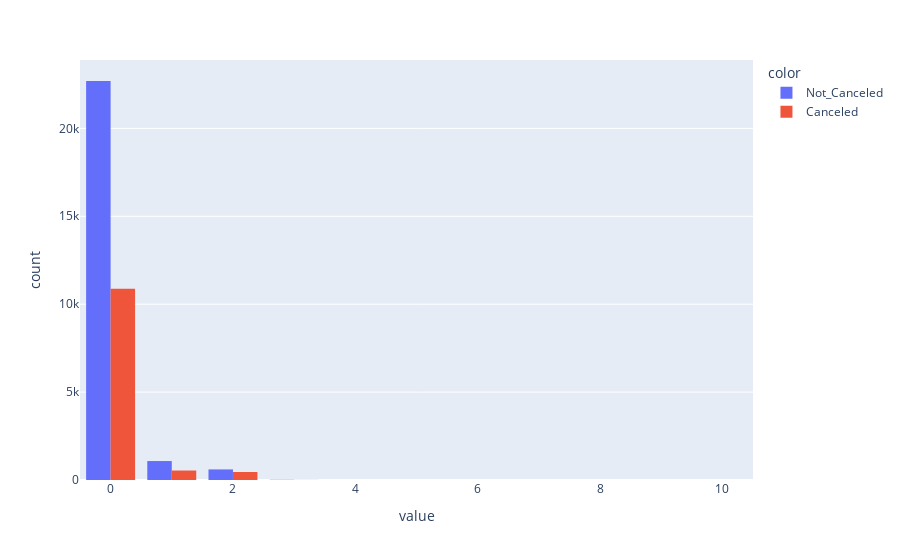

The code cell stored with this chart in its notebook:
### Code cell
fig = px.histogram(df.no_of_children, color=df.booking_status, barmode='group')
fig.show()

### Figure 1 — Plotly figure (JSON) as saved in the notebook; plotly's stock layout.template omitted (floating-point values rounded to 4 significant figures; data arrays with more than 128 entries replaced by an {"elided": "..."} marker saying what was removed)
{"data": [{"alignmentgroup": "True", "bingroup": "x", "hovertemplate": "color=Not_Canceled<br>value=%{x}<br>count=%{y}<extra></extra>", "legendgroup": "Not_Canceled", "marker": {"color": "#636efa", "pattern": {"shape": ""}}, "name": "Not_Canceled", "offsetgroup": "Not_Canceled", "orientation": "v", "showlegend": true, "type": "histogram", "x": {"elided": "24390 int values"}, "xaxis": "x", "yaxis": "y"}, {"alignmentgroup": "True", "bingroup": "x", "hovertemplate": "color=Canceled<br>value=%{x}<br>count=%{y}<extra></extra>", "legendgroup": "Canceled", "marker": {"color": "#EF553B", "pattern": {"shape": ""}}, "name": "Canceled", "offsetgroup": "Canceled", "orientation": "v", "showlegend": true, "type": "histogram", "x": {"elided": "11885 int values"}, "xaxis": "x", "yaxis": "y"}], "layout": {"barmode": "group", "legend": {"title": {"text": "color"}, "tracegroupgap": 0}, "margin": {"t": 60}, "xaxis": {"anchor": "y", "domain": [0, 1], "title": {"text": "value"}}, "yaxis": {"anchor": "x", "domain": [0, 1], "title": {"text": "count"}}}}
